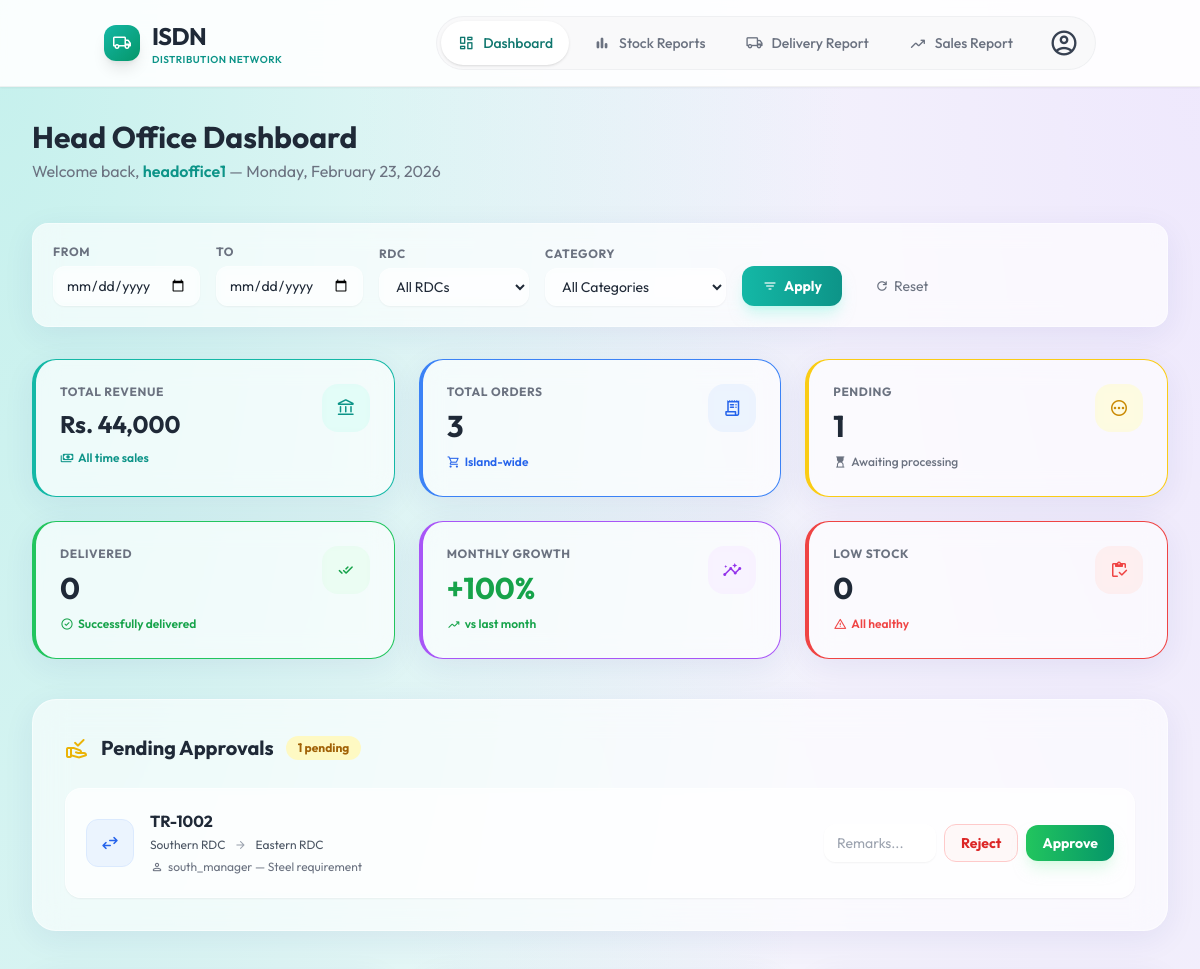
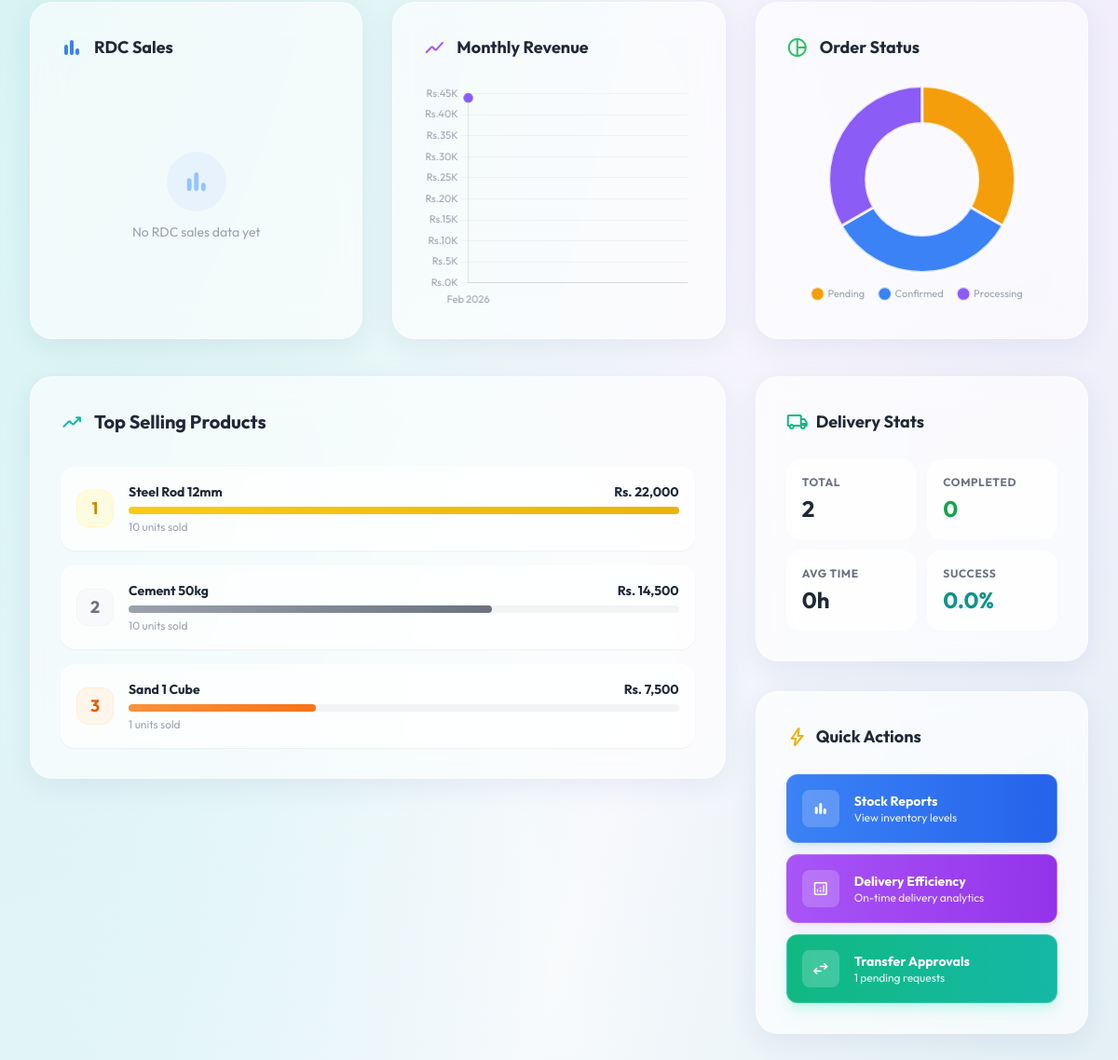
The app's page /index.php?page=head-office-manager-dashboard (signed in) with its own data (2 pictures, top to bottom).
### tables this page shows
CREATE TABLE `stock_transfers` (
  `transfer_id` int(11) NOT NULL,
  `transfer_number` varchar(50) NOT NULL,
  `source_rdc_id` int(11) NOT NULL,
  `destination_rdc_id` int(11) NOT NULL,
  `requested_by` int(11) NOT NULL,
  `requested_by_role` enum('RDC_CLERK','RDC_MANAGER') NOT NULL,
  `requested_date` timestamp NULL DEFAULT current_timestamp(),
  `request_reason` text DEFAULT NULL,
  `is_urgent` tinyint(1) DEFAULT 0,
  `approval_status` enum('CLERK_REQUESTED','PENDING','APPROVED','REJECTED','CANCELLED','RECEIVED') DEFAULT 'CLERK_REQUESTED',
  `approved_by` int(11) DEFAULT NULL,
  `approval_date` timestamp NULL DEFAULT NULL,
  `approval_remarks` text DEFAULT NULL,
  `current_status_updated` timestamp NULL DEFAULT current_timestamp() ON UPDATE current_timestamp(),
  `completed_date` timestamp NULL DEFAULT NULL,
  `receiver_name` varchar(255) DEFAULT NULL,
  `delivery_notes` text DEFAULT NULL
);

CREATE TABLE `rdcs` (
  `rdc_id` int(11) NOT NULL,
  `rdc_code` enum('NORTH','SOUTH','EAST','WEST','CENTRAL') DEFAULT 'NORTH',
  `rdc_name` varchar(100) NOT NULL,
  `province` varchar(50) DEFAULT NULL,
  `address` text DEFAULT NULL,
  `contact_number` varchar(20) DEFAULT NULL,
  `created_at` timestamp NULL DEFAULT current_timestamp()
);

CREATE TABLE `users` (
  `id` int(11) NOT NULL,
  `username` varchar(100) NOT NULL,
  `email` varchar(150) NOT NULL,
  `password` varchar(255) NOT NULL,
  `role` enum('customer','rdc_manager','rdc_clerk','rdc_sales_ref','logistics_officer','rdc_driver','head_office_manager','system_admin') DEFAULT 'customer',
  `rdc_id` int(11) DEFAULT NULL,
  `google_id` varchar(255) DEFAULT NULL,
  `password_reset_token` varchar(255) DEFAULT NULL,
  `password_reset_expires` datetime DEFAULT NULL,
  `is_active` tinyint(1) NOT NULL DEFAULT 1,
  `created_at` timestamp NULL DEFAULT current_timestamp(),
  `updated_at` timestamp NULL DEFAULT current_timestamp() ON UPDATE current_timestamp()
);

### views/head-office-manager/dashboard.php (the view, shortened to what the rows shown need)
<?php
require_once __DIR__ . '/../../includes/header.php';
require_once __DIR__ . '/../../models/Dashboard.php';
$filters = [];
try {
    $dashboard = new Dashboard($pdo);
    $rdcSales           = $dashboard->getRdcSalesComparison($filters);
    $monthlyTrend       = $dashboard->getMonthlyRevenueTrend(6);
    $statusDistribution = $dashboard->getOrderStatusDistribution($filters);
    $pendingTransfers   = $dashboard->getPendingTransfers();
} catch (Exception $e) {
    $dashboardError      = $e->getMessage();
    $totalRevenue        = 0;
    $totalOrders         = 0;
    $pendingOrders       = 0;
    $deliveredOrders     = 0;
    $monthlyGrowth       = ['current_month' => 0, 'previous_month' => 0, 'growth_pct' => 0];
    $lowStockAlerts      = [];
    $rdcSales            = [];
    $topProducts         = [];
    $monthlyTrend        = [];
    $statusDistribution  = [];
    $deliveryStats       = ['total_deliveries' => 0, 'completed' => 0, 'avg_hours' => 0, 'completion_rate' => 0];
    $allRdcs             = [];
    $allCategories       = [];
    $pendingTransfers    = [];
}
$rdcChartData = [
    'labels'   => array_column($rdcSales, 'rdc_name'),
    'revenues' => array_map('floatval', array_column($rdcSales, 'total_revenue')),
];
$monthlyChartData = [
    'labels'   => array_column($monthlyTrend, 'month_label'),
    'revenues' => array_map('floatval', array_column($monthlyTrend, 'revenue')),
];
$statusChartData = [
    'labels' => array_map('ucfirst', array_column($statusDistribution, 'status')),
    'counts' => array_map('intval', array_column($statusDistribution, 'count')),
];
$statusColors = ['Pending'=>'#f59e0b','Confirmed'=>'#3b82f6','Processing'=>'#8b5cf6','Delivered'=>'#10b981','Cancelled'=>'#ef4444'];
$pieColors = [];
foreach ($statusChartData['labels'] as $label) {
    $pieColors[] = $statusColors[$label] ?? '#6b7280';
}
?>
<div class="min-h-screen py-8 px-4 sm:px-6 lg:px-8">
    <div class="max-w-7xl mx-auto">
        <div class="flex flex-col md:flex-row md:items-center justify-between mb-10">
            <div>
                <h1 class="text-3xl font-bold text-gray-800 font-['Outfit']">Head Office Dashboard</h1>
            </div>
        </div>
        <?php if (!empty($pendingTransfers)): ?>
        <div class="glass-panel rounded-3xl p-6 sm:p-8 mb-10">
            <div class="flex items-center justify-between mb-6">
                <div class="flex items-center space-x-3">
                    <h2 class="text-xl font-bold text-gray-800 font-['Outfit']">Pending Approvals</h2>
                </div>
            </div>
            <div class="space-y-4">
                <?php foreach ($pendingTransfers as $st): ?>
                    <div class="bg-white/40 border border-white/60 backdrop-blur-sm rounded-2xl p-5 hover:bg-white/60 transition duration-300 group shadow-sm">
                        <div class="flex flex-col md:flex-row md:items-center justify-between gap-4">
                            <div class="flex items-center space-x-4">
                                <div class="w-12 h-12 rounded-xl <?php echo $st['is_urgent'] ? 'bg-red-100/50 text-red-600 border border-red-100' : 'bg-blue-100/50 text-blue-600 border border-blue-100'; ?> flex items-center justify-center flex-shrink-0 group-hover:scale-110 transition duration-300">
                                    <span class="material-symbols-rounded"><?php echo $st['is_urgent'] ? 'priority_high' : 'swap_horiz'; ?></span>
                                </div>
                                <div>
                                    <h3 class="font-bold text-gray-800 font-['Outfit']"><?php echo htmlspecialchars($st['transfer_number']); ?></h3>
                                    <div class="flex items-center text-xs text-gray-600 mt-1 space-x-2">
                                        <span><?php echo htmlspecialchars($st['source_rdc']); ?></span>
                                        <span class="material-symbols-rounded text-gray-400" style="font-size:14px">arrow_forward</span>
                                        <span><?php echo htmlspecialchars($st['dest_rdc']); ?></span>
                                    </div>
                                    <div class="flex items-center text-xs text-gray-500 mt-1">
                                        <span class="material-symbols-rounded text-sm mr-1">person</span> <?php echo htmlspecialchars($st['requester']); ?> &mdash; <?php echo htmlspecialchars($st['request_reason'] ?? 'No reason'); ?>
                                    </div>
                                </div>
                            </div>
                            <form method="POST" action="<?php echo BASE_PATH; ?>/index.php?page=head-office-manager-dashboard" class="flex items-center gap-2 flex-shrink-0">
                                <input type="text" name="remarks" placeholder="Remarks..." class="border border-white/40 bg-white/30 backdrop-blur-sm rounded-xl px-3 py-2 text-sm w-28 focus:ring-2 focus:ring-teal-500 outline-none shadow-sm">
                                <button type="submit" name="status" value="REJECTED" class="px-4 py-2 rounded-xl border border-red-200 bg-red-50/50 text-red-600 text-sm font-bold hover:bg-red-100 transition">Reject</button>
                                <button type="submit" name="status" value="APPROVED" class="px-4 py-2 rounded-xl bg-gradient-to-r from-green-500 to-emerald-600 text-white text-sm font-bold shadow-lg shadow-green-200/50 hover:scale-[1.02] transition">Approve</button>
                            </form>
                        </div>
                    </div>
                <?php endforeach; ?>
            </div>
        </div>
        <?php endif; ?>
        <div class="grid grid-cols-1 lg:grid-cols-3 gap-8 mb-10">
            <div class="glass-panel rounded-3xl p-6 sm:p-8">
                <div class="flex items-center space-x-3 mb-6">
                    <h2 class="text-lg font-bold text-gray-800 font-['Outfit']">RDC Sales</h2>
                </div>
            </div>
            <div class="glass-panel rounded-3xl p-6 sm:p-8">
                <div class="flex items-center space-x-3 mb-6">
                    <h2 class="text-lg font-bold text-gray-800 font-['Outfit']">Monthly Revenue</h2>
                </div>
            </div>
            <div class="glass-panel rounded-3xl p-6 sm:p-8">
                <div class="flex items-center space-x-3 mb-6">
                    <h2 class="text-lg font-bold text-gray-800 font-['Outfit']">Order Status</h2>
                </div>
            </div>
        </div>
        <div class="grid grid-cols-1 lg:grid-cols-3 gap-8 mb-10">
            <div class="lg:col-span-2">
                <div class="glass-panel rounded-3xl p-6 sm:p-8">
                    <div class="flex items-center space-x-3 mb-8">
                        <h2 class="text-xl font-bold text-gray-800 font-['Outfit']">Top Selling Products</h2>
                    </div>
                </div>
            </div>
            <div class="space-y-8">
                <div class="glass-card rounded-3xl p-6 sm:p-8">
                    <div class="flex items-center space-x-2 mb-6">
                        <h2 class="text-lg font-bold text-gray-800 font-['Outfit']">Delivery Stats</h2>
                    </div>
                </div>
                <div class="glass-card rounded-3xl p-6 sm:p-8">
                    <div class="flex items-center space-x-2 mb-6">
                        <h2 class="text-lg font-bold text-gray-800 font-['Outfit']">Quick Actions</h2>
                    </div>
                </div>
            </div>
        </div>
    </div>
</div>
<script>
(function() {
    Chart.defaults.font.family = "'Outfit', 'Segoe UI', system-ui, sans-serif";
    Chart.defaults.font.size = 11;
    Chart.defaults.color = '#9ca3af';
    var rdcData     = <?php echo json_encode($rdcChartData); ?>;
    var monthlyData = <?php echo json_encode($monthlyChartData); ?>;
    var statusData  = <?php echo json_encode($statusChartData); ?>;
    var pieColors   = <?php echo json_encode($pieColors); ?>;
    var barPalette  = ['#14b8a6','#3b82f6','#8b5cf6','#f59e0b','#ef4444'];
    var el;
    el = document.getElementById('rdcBarChart');
    if (el && rdcData.labels.length > 0) {
        new Chart(el, {
            type: 'bar',
            data: { labels: rdcData.labels, datasets: [{ label: 'Revenue (Rs)', data: rdcData.revenues, backgroundColor: barPalette.slice(0, rdcData.labels.length), borderRadius: 8, barPercentage: 0.6 }] },
            options: { responsive: true, maintainAspectRatio: false, plugins: { legend: { display: false } }, scales: { y: { beginAtZero: true, grid: { color: 'rgba(0,0,0,0.04)' }, ticks: { callback: function(v){return 'Rs.'+(v/1000)+'K';} } }, x: { grid: { display: false } } } }
        });
    }
    el = document.getElementById('monthlyLineChart');
    if (el && monthlyData.labels.length > 0) {
        new Chart(el, {
            type: 'line',
            data: { labels: monthlyData.labels, datasets: [{ label: 'Revenue (Rs)', data: monthlyData.revenues, borderColor: '#8b5cf6', backgroundColor: 'rgba(139,92,246,0.08)', fill: true, tension: 0.4, pointBackgroundColor: '#8b5cf6', pointRadius: 4, pointHoverRadius: 6, borderWidth: 2.5 }] },
            options: { responsive: true, maintainAspectRatio: false, plugins: { legend: { display: false } }, scales: { y: { beginAtZero: true, grid: { color: 'rgba(0,0,0,0.04)' }, ticks: { callback: function(v){return 'Rs.'+(v/1000)+'K';} } }, x: { grid: { display: false } } } }
        });
    }
    el = document.getElementById('statusPieChart');
    if (el && statusData.labels.length > 0) {
        new Chart(el, {
            type: 'doughnut',
            data: { labels: statusData.labels, datasets: [{ data: statusData.counts, backgroundColor: pieColors, borderWidth: 3, borderColor: 'rgba(255,255,255,0.8)', hoverOffset: 8 }] },
            options: { responsive: true, maintainAspectRatio: false, cutout: '60%', plugins: { legend: { position: 'bottom', labels: { padding: 16, usePointStyle: true, pointStyle: 'circle' } } } }
        });
    }
})();
</script>
<?php require_once __DIR__ . '/../../includes/footer.php'; ?>

### records on screen
stock_transfers: transfer_number "TR-1002", rdcs.rdc_name "Southern RDC", rdcs.rdc_name "Eastern RDC", users.username "south_manager", request_reason "Steel requirement"

### other values on screen
$item['label'] "Dashboard"
$item['label'] "Stock Reports"
$item['label'] "Delivery Report"
$item['label'] "Sales Report"
$_SESSION['username'] "headoffice1"
$totalRevenue "44,000"
$totalOrders "3"
$pendingOrders "1"
$deliveredOrders "0"
$monthlyGrowth['growth_pct'] "100"
count($lowStockAlerts) "0"
count($pendingTransfers) "1"
$p['product_name'] "Steel Rod 12mm"
$p['total_sales'] "22,000"
$p['total_qty'] "10"
